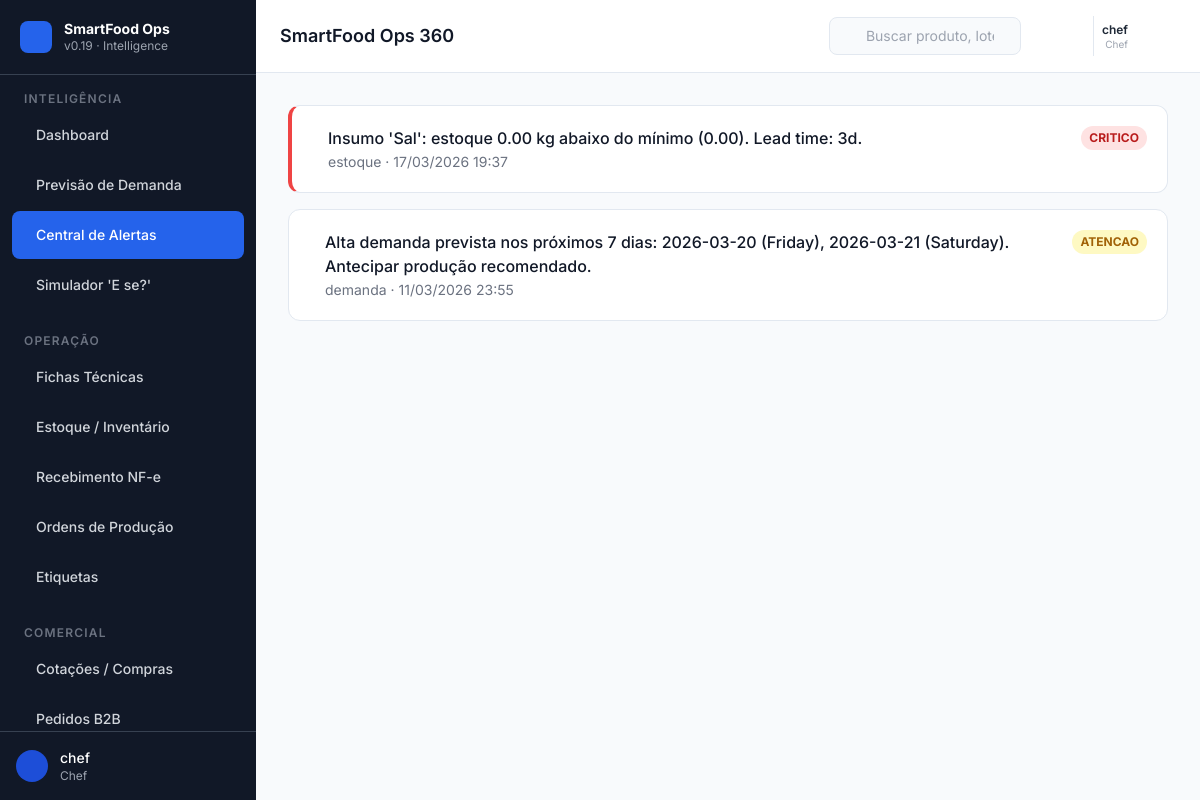
/intelligence/alerts (signed in), run on the app's committed database.
### models.py (models this page shows)
class TimestampMixin:
    created_at = Column(DateTime(timezone=True), server_default=func.now())
    updated_at = Column(DateTime(timezone=True), onupdate=func.now())

class SystemAlert(Base, TimestampMixin):
    __tablename__ = "system_alerts"
    id = Column(GUID(), primary_key=True, default=uuid.uuid4)
    tipo = Column(String)
    categoria = Column(String)  # financeiro|estoque|producao|capacidade|demanda|comercial|qualidade
    produto_id = Column(GUID(), ForeignKey("products.id"), nullable=True)
    supply_id = Column(GUID(), ForeignKey("supplies.id"), nullable=True)
    ingredient_id = Column(GUID(), ForeignKey("ingredients.id"), nullable=True)  # REQ-04: rastreabilidade de alertas de insumo
    mensagem = Column(Text)
    severidade = Column(String)  # critico|atencao|info
    status = Column(String)  # ativo|resolvido|snoozed
    resolvido_em = Column(DateTime)
    snoozed_until = Column(DateTime, nullable=True)
    last_notified_at = Column(DateTime, nullable=True)

### routers/ui_dashboard.py (the view)
@router.get("/intelligence/alerts", response_class=HTMLResponse)
def alerts_page(request: Request, db: Session = Depends(get_db), _=AdminOrChef):
    from models import SystemAlert
    alertas = (
        db.query(SystemAlert)
        .filter(SystemAlert.status == "ativo")
        .order_by(SystemAlert.created_at.desc())
        .limit(100)
        .all()
    )
    return templates.TemplateResponse(
        "intelligence/alerts.html",
        _ctx(request, alertas=alertas),
    )

### templates/intelligence/alerts.html (shortened to what this page needs)
{% extends "base.html" %}
{% block content %}
<div class="space-y-4">
  {% if alertas %}
    {% for a in alertas %}
    <div class="bg-white rounded-xl border border-slate-200 p-5 flex items-start gap-4
                {% if a.severidade == 'critico' %}border-l-4 border-l-red-500{% endif %}">
      <div class="flex-1 min-w-0">
        <p class="font-medium text-gray-900">{{ a.mensagem or a.tipo }}</p>
        <p class="text-sm text-gray-500 mt-0.5">{{ a.categoria }} · {{ a.created_at.strftime('%d/%m/%Y %H:%M') if a.created_at else "" }}</p>
      </div>
      <span class="shrink-0 text-xs font-bold px-2 py-1 rounded-full
                   {% if a.severidade == 'critico' %}bg-red-100 text-red-700
                   {% elif a.severidade == 'atencao' %}bg-yellow-100 text-yellow-700
                   {% else %}bg-blue-100 text-blue-700{% endif %}">
        {{ (a.severidade or "info") | upper }}
      </span>
    </div>
    {% endfor %}
  {% endif %}
</div>
{% endblock %}

### templates/base.html (shortened to what this page needs)
<!DOCTYPE html>
<html lang="pt-BR" x-data="appState()" x-init="init()">
<head>
  <script src="https://cdn.tailwindcss.com"></script>
  <link rel="stylesheet" href="https://cdn.jsdelivr.net/npm/nprogress@0.2.0/nprogress.css" />
</head>
<body class="bg-slate-50 text-gray-800 antialiased"
      hx-boost="true">
  <div class="flex h-screen overflow-hidden" :class="{ 'pt-8': isOffline }">
    {% include "includes/sidebar.html" %}
    <div class="flex-1 flex flex-col overflow-hidden min-w-0">
      {% include "includes/topbar.html" %}
      <main id="main-content"
            class="flex-1 overflow-y-auto p-4 md:p-6 lg:p-8">
        {% block content %}{% endblock %}
      </main>
    </div>
  </div>
</body>
</html>

### templates/includes/sidebar.html (shortened to what this page needs)
<aside id="sidebar"
       :class="sidebarOpen ? 'translate-x-0' : '-translate-x-full md:translate-x-0'"
       class="fixed md:relative z-40 w-64 h-full bg-gray-900 text-white
              flex flex-col transition-transform duration-300 ease-in-out shrink-0">
  <div class="flex items-center gap-3 px-5 py-5 border-b border-gray-700">
    <div class="w-8 h-8 bg-blue-600 rounded-lg flex items-center justify-center shrink-0">
    </div>
    <div class="min-w-0">
      <p class="font-bold text-sm leading-tight text-white truncate">SmartFood Ops</p>
      <p class="text-xs text-gray-400 truncate">v0.19 · Intelligence</p>
    </div>
  </div>
  <nav class="flex-1 overflow-y-auto py-4 px-3 space-y-6" aria-label="Navegação principal">
    {% macro nav_item(label, icon, url, badge=None) %}
    <a href="{{ url }}"
       hx-get="{{ url }}"
       hx-target="#main-content"
       hx-select="#main-content"
       hx-swap="innerHTML"
       hx-push-url="true"
       @click="activeNav = '{{ url }}'; if(window.innerWidth < 768) sidebarOpen = false"
       :class="activeNav === '{{ url }}' || activeNav.startsWith('{{ url }}/') ?
                 'bg-blue-600 text-white' :
                 'text-gray-300 hover:bg-gray-800 hover:text-white'"
       class="flex items-center gap-3 px-3 py-2.5 rounded-lg text-sm font-medium
              transition-colors duration-150 group min-h-[48px]"
       aria-label="{{ label }}">
      <span class="truncate flex-1">{{ label }}</span>
    </a>
    {% endmacro %}
    {% macro nav_section(title) %}
    <p class="px-3 text-xs font-semibold text-gray-500 uppercase tracking-widest mb-1">
      {{ title }}
    </p>
    {% endmacro %}
    {% set perfil = request.session.get('user_perfil', '') %}
    {% if perfil in ('admin', 'chef') %}
    <div>
      {{ nav_section("Inteligência") }}
      <div class="space-y-0.5">
        {{ nav_item("Dashboard",             "squares-four",   "/dashboard") }}
        {{ nav_item("Previsão de Demanda",   "chart-line-up",  "/intelligence/forecast") }}
        {{ nav_item("Central de Alertas",    "bell-ringing",   "/intelligence/alerts") }}
        {{ nav_item("Simulador 'E se?'",     "flask",          "/intelligence/simulator") }}
      </div>
    </div>
    <div>
      {{ nav_section("Operação") }}
      <div class="space-y-0.5">
        {{ nav_item("Fichas Técnicas",       "notebook",       "/operations/bom") }}
        {{ nav_item("Estoque / Inventário",  "package",        "/operations/inventory") }}
        {{ nav_item("Recebimento NF-e",      "truck",          "/operations/receiving") }}
        {{ nav_item("Ordens de Produção",    "factory",        "/operations/production") }}
        {{ nav_item("Etiquetas",             "tag",            "/operations/labels") }}
      </div>
    </div>
    <div>
      {{ nav_section("Comercial") }}
      <div class="space-y-0.5">
        {{ nav_item("Cotações / Compras",    "shopping-cart",    "/commercial/purchasing") }}
        {{ nav_item("Pedidos B2B",           "clipboard-text",   "/commercial/orders") }}
      </div>
    </div>
    {% endif %}
  </nav>
  <div class="px-4 py-4 border-t border-gray-700">
    <div class="flex items-center gap-3">
      <div class="w-8 h-8 bg-blue-700 rounded-full flex items-center justify-center shrink-0">
      </div>
      <div class="min-w-0">
        <p class="text-sm font-medium text-white truncate">{{ request.session.get('user_nome', 'Utilizador') }}</p>
        <p class="text-xs text-gray-400 truncate capitalize">{{ request.session.get('user_perfil', '') }}</p>
      </div>
    </div>
  </div>
</aside>

### templates/includes/topbar.html (shortened to what this page needs)
<header class="bg-white border-b border-slate-200 px-4 md:px-6 py-3
               flex items-center gap-3 shrink-0 z-20 sticky top-0">
  <div class="flex-1 min-w-0">
    <h1 id="page-title"
        class="text-base md:text-lg font-semibold text-gray-900 truncate">
      {% block page_title %}SmartFood Ops 360{% endblock %}
    </h1>
  </div>
  <div class="hidden lg:flex items-center"
       x-data="{ searchOpen: false }">
    <div :class="searchOpen ? 'w-72' : 'w-48'"
         class="relative transition-all duration-200">
      <input type="search"
             placeholder="Buscar produto, lote, cliente..."
             class="w-full pl-9 pr-3 py-2 text-sm bg-slate-50 border border-slate-200
                    rounded-lg placeholder-gray-400 focus:outline-none focus:ring-2
                    focus:ring-blue-500 focus:border-transparent"
             @focus="searchOpen = true"
             @blur="searchOpen = false"
             aria-label="Busca global" />
    </div>
  </div>
  <div class="relative" x-data="{ alertsOpen: false }">
    <button @click="alertsOpen = !alertsOpen"
            @keydown.escape="alertsOpen = false"
            class="relative p-2 text-gray-500 hover:text-gray-800 hover:bg-slate-100
                   rounded-lg transition-colors min-h-[48px] min-w-[48px]
                   flex items-center justify-center"
            aria-label="Alertas ativos"
            aria-haspopup="true"
            :aria-expanded="alertsOpen">
    </button>
  </div>
  {% set session_nome = request.session.get('user_nome', '') %}
  {% if session_nome %}
  <div class="flex items-center gap-2 pl-2 border-l border-slate-200">
    <div class="hidden sm:flex flex-col items-end leading-tight">
      <span class="text-xs font-semibold text-gray-800">{{ session_nome }}</span>
      <span class="text-[10px] text-gray-400 capitalize">{{ request.session.get('user_perfil', '') }}</span>
    </div>
    <a href="/logout"
       class="p-2 text-gray-500 hover:text-red-600 hover:bg-red-50 rounded-lg transition-colors
              min-h-[40px] min-w-[40px] flex items-center justify-center"
       title="Terminar sessão"
       aria-label="Terminar sessão">
    </a>
  </div>
  {% endif %}
</header>

### templates/base.html (style rules this page uses)
body { font-family: 'Inter', system-ui, sans-serif; }
#main-content { scroll-behavior: smooth; }

### data on the page
SystemAlert: mensagem "Insumo 'Sal': estoque 0.00 kg abaixo do mínimo (0.00). Lead time: 3d.", categoria "estoque", created_at "17/03/2026 19:37", severidade "CRITICO"
SystemAlert: mensagem "Alta demanda prevista nos próximos 7 dias: 2026-03-20 (Friday), 2026-03-21 (Saturday). Antecipar produção recomendado.", categoria "demanda", created_at "11/03/2026 23:55", severidade "ATENCAO"

### other printed values
{{ title }} "INTELIGÊNCIA OPERAÇÃO COMERCIAL"
{{ label }} "Dashboard Previsão de Demanda Central de Alertas Simulador 'E se?' Fichas Técnicas Estoque / Inventário Recebimento NF-e Ordens de Produção Etiquetas Cotações / Compras Pedidos B2B"
{{ request.session.get('user_nome', 'Utilizador') }} "chef"
{{ request.session.get('user_perfil', '') }} "Chef"
{{ session_nome }} "chef"
